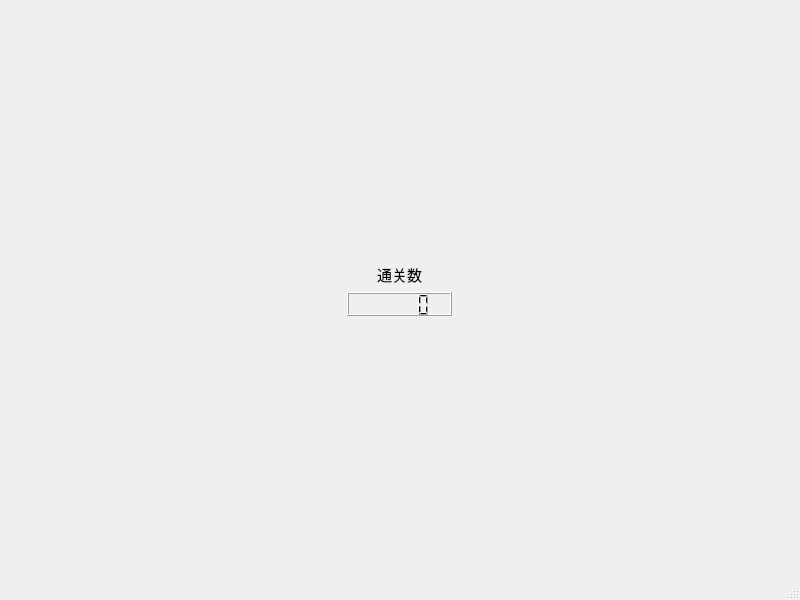
<?xml version="1.0" encoding="UTF-8"?>
<ui version="4.0">
 <class>MainWindow</class>
 <widget class="QMainWindow" name="MainWindow">
  <property name="geometry">
   <rect>
    <x>0</x>
    <y>0</y>
    <width>800</width>
    <height>600</height>
   </rect>
  </property>
  <property name="windowTitle">
   <string>MainWindow</string>
  </property>
  <widget class="QWidget" name="centralwidget">
   <layout class="QHBoxLayout" name="horizontalLayout">
    <item>
     <widget class="QWidget" name="widget_Show13" native="true">
      <property name="maximumSize">
       <size>
        <width>123</width>
        <height>72</height>
       </size>
      </property>
      <layout class="QVBoxLayout" name="verticalLayout_6">
       <item>
        <widget class="QLabel" name="label_2">
         <property name="font">
          <font>
           <pointsize>11</pointsize>
          </font>
         </property>
         <property name="text">
          <string>通关数</string>
         </property>
         <property name="alignment">
          <set>Qt::AlignCenter</set>
         </property>
        </widget>
       </item>
       <item>
        <widget class="QLCDNumber" name="lcdNumber">
         <property name="font">
          <font>
           <pointsize>11</pointsize>
           <weight>75</weight>
           <bold>true</bold>
          </font>
         </property>
        </widget>
       </item>
      </layout>
     </widget>
    </item>
   </layout>
  </widget>
  <widget class="QMenuBar" name="menubar">
   <property name="geometry">
    <rect>
     <x>0</x>
     <y>0</y>
     <width>800</width>
     <height>23</height>
    </rect>
   </property>
  </widget>
  <widget class="QStatusBar" name="statusbar"/>
 </widget>
 <resources/>
 <connections/>
</ui>
